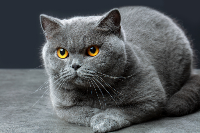
#> input picture sample-images/small-shorthair.png, 200 x 133 px, found by its file name
$ python lsb.py
#> lines starting #> are read from the running program, lines starting #| are printed output that depends on the picture
from PIL import Image
from pathlib import Path

resource_path = Path('./sample-images')
destination_path = Path('./sample-result')

def embed_to_image():
    with Image.open(resource_path/"small-shorthair.png") as img:
#> img is the input picture: PIL image 200x133 RGBA; mean R, G, B, A 87.3, 91, 93.6, 255
        width, height = img.size
#> width = 200; height = 133
        for x in range(0, width):
            for y in range(0, height):
                pix = img.getpixel((x,y))
                pix = list(pix)
                pix[3] = 100
                img.putpixel((x,y), tuple(pix))
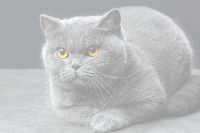
#> img: PIL image 200x133 RGBA; mean R, G, B, A 87.3, 91, 93.6, 100; transparent parts drawn white
        img.save(destination_path/"test.png", "PNG")


def extract_from_image():
    with Image.open(resource_path/"small-shorthair.png") as img:
        width, height = img.size
        # for x in range(0, width):
        #     for y in range(0, height):
        pix = img.getpixel((100,100))
        pix = list(pix)
        print(pix[3])
        # [4 lines of commented-out code are left out]

if __name__ == "__main__":
    embed_to_image()
    # extract_from_image()
